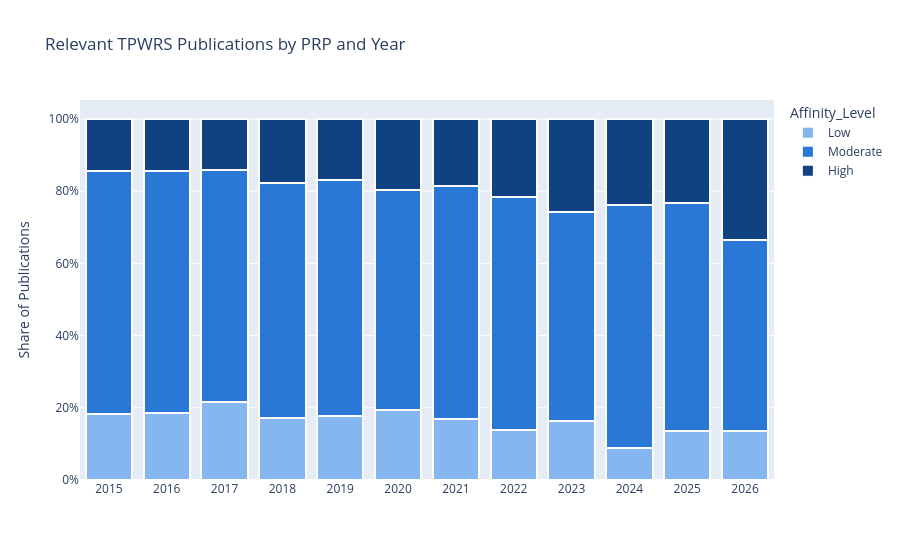

This figure's notebook cell:
### Code cell
level_dtype = pd.CategoricalDtype(categories=level_order, ordered=True)  # Low < Moderate < High
assignments_df["Affinity_Level"] = assignments_df["Affinity_Level"].astype(level_dtype)

overall_level = (
    assignments_df
    .sort_values(
        ["Year", "Abstract_Index", "Affinity_Level", "Highest_Question_Affinity", "PRP_Name"],
        ascending=[True, True, False, False, True],
    )
    .drop_duplicates(["Year", "Abstract_Index"], keep="first")[
        ["Year", "Abstract_Index", "Affinity_Level", "PRP_Name"]
    ]
    .rename(columns={"PRP_Name": "Top_PRP_Name"})
    .reset_index(drop=True)
)

overall_counts = (
    overall_level
    .groupby(["Year", "Affinity_Level"], observed=True)
    .size()
    .rename("Publications")
    .reset_index()
)
overall_counts["Probability"] = (
    overall_counts["Publications"]
    / overall_counts.groupby("Year")["Publications"].transform("sum")*100
)

fig = px.bar(
    overall_counts,
    x="Year",
    y="Probability",
    color="Affinity_Level",
    barmode="stack",
    category_orders={"Affinity_Level": level_order},
    color_discrete_map=color_discrete_map,
    title="Relevant TPWRS Publications by PRP and Year",
)
fig.for_each_annotation(lambda annotation: annotation.update(text=annotation.text.split("=")[-1]))
fig.update_traces(marker_line_width=2, marker_line_color="#fcfcfb")
fig.update_xaxes(title=None, dtick=1, tickformat="d", showticklabels=True)
fig.update_yaxes(title="Share of Publications", ticksuffix="%")
fig.show()
overall_counts.groupby("Year")["Publications"].sum()

### Figure 1 — Plotly figure (JSON) as saved in the notebook; plotly's stock layout.template omitted (floating-point values rounded to 4 significant figures)
{"data": [{"hovertemplate": "Affinity_Level=Low<br>Year=%{x}<br>Probability=%{y}<extra></extra>", "legendgroup": "Low", "marker": {"color": "#86b6ef", "line": {"color": "#fcfcfb", "width": 2}, "pattern": {"shape": ""}}, "name": "Low", "orientation": "v", "showlegend": true, "textposition": "auto", "type": "bar", "x": [2015, 2016, 2017, 2018, 2019, 2020, 2021, 2022, 2023, 2024, 2025, 2026], "xaxis": "x", "y": [18.16, 18.64, 21.49, 17.21, 17.61, 19.25, 16.82, 13.97, 16.23, 8.97, 13.5, 13.69], "yaxis": "y"}, {"hovertemplate": "Affinity_Level=Moderate<br>Year=%{x}<br>Probability=%{y}<extra></extra>", "legendgroup": "Moderate", "marker": {"color": "#2a78d6", "line": {"color": "#fcfcfb", "width": 2}, "pattern": {"shape": ""}}, "name": "Moderate", "orientation": "v", "showlegend": true, "textposition": "auto", "type": "bar", "x": [2015, 2016, 2017, 2018, 2019, 2020, 2021, 2022, 2023, 2024, 2025, 2026], "xaxis": "x", "y": [67.32, 67.04, 64.26, 65.01, 65.36, 61.08, 64.76, 64.3, 58.12, 67.28, 63.27, 52.79], "yaxis": "y"}, {"hovertemplate": "Affinity_Level=High<br>Year=%{x}<br>Probability=%{y}<extra></extra>", "legendgroup": "High", "marker": {"color": "#104281", "line": {"color": "#fcfcfb", "width": 2}, "pattern": {"shape": ""}}, "name": "High", "orientation": "v", "showlegend": true, "textposition": "auto", "type": "bar", "x": [2015, 2016, 2017, 2018, 2019, 2020, 2021, 2022, 2023, 2024, 2025, 2026], "xaxis": "x", "y": [14.53, 14.31, 14.26, 17.78, 17.03, 19.67, 18.43, 21.73, 25.65, 23.75, 23.23, 33.52], "yaxis": "y"}], "layout": {"barmode": "stack", "legend": {"title": {"text": "Affinity_Level"}, "tracegroupgap": 0}, "title": {"text": "Relevant TPWRS Publications by PRP and Year"}, "xaxis": {"anchor": "y", "domain": [0, 1], "dtick": 1, "showticklabels": true, "tickformat": "d", "title": {}}, "yaxis": {"anchor": "x", "domain": [0, 1], "ticksuffix": "%", "title": {"text": "Share of Publications"}}}}
